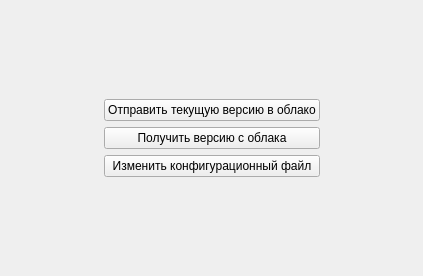
<?xml version="1.0" encoding="UTF-8"?>
<ui version="4.0">
 <class>Menu</class>
 <widget class="QMainWindow" name="Menu">
  <property name="geometry">
   <rect>
    <x>0</x>
    <y>0</y>
    <width>412</width>
    <height>276</height>
   </rect>
  </property>
  <property name="windowTitle">
   <string>MainWindow</string>
  </property>
  <widget class="QWidget" name="centralwidget">
   <layout class="QVBoxLayout" name="verticalLayout">
    <item>
     <widget class="QStackedWidget" name="windows_maker">
      <property name="currentIndex">
       <number>0</number>
      </property>
      <widget class="QWidget" name="pagr_main">
       <layout class="QGridLayout" name="gridLayout">
        <item row="0" column="2">
         <spacer name="horizontalSpacer">
          <property name="orientation">
           <enum>Qt::Horizontal</enum>
          </property>
          <property name="sizeHint" stdset="0">
           <size>
            <width>40</width>
            <height>20</height>
           </size>
          </property>
         </spacer>
        </item>
        <item row="0" column="1">
         <layout class="QVBoxLayout" name="verticalLayout_2">
          <item>
           <spacer name="verticalSpacer_2">
            <property name="orientation">
             <enum>Qt::Vertical</enum>
            </property>
            <property name="sizeHint" stdset="0">
             <size>
              <width>20</width>
              <height>40</height>
             </size>
            </property>
           </spacer>
          </item>
          <item>
           <widget class="QPushButton" name="btn_sync">
            <property name="text">
             <string>Отправить текущую версию в облако</string>
            </property>
           </widget>
          </item>
          <item>
           <widget class="QPushButton" name="btn_change_version">
            <property name="text">
             <string>Получить версию с облака</string>
            </property>
           </widget>
          </item>
          <item>
           <widget class="QPushButton" name="btn_cfg">
            <property name="text">
             <string>Изменить конфигурационный файл</string>
            </property>
           </widget>
          </item>
          <item>
           <spacer name="verticalSpacer">
            <property name="orientation">
             <enum>Qt::Vertical</enum>
            </property>
            <property name="sizeHint" stdset="0">
             <size>
              <width>20</width>
              <height>40</height>
             </size>
            </property>
           </spacer>
          </item>
         </layout>
        </item>
        <item row="0" column="0">
         <spacer name="horizontalSpacer_2">
          <property name="orientation">
           <enum>Qt::Horizontal</enum>
          </property>
          <property name="sizeHint" stdset="0">
           <size>
            <width>40</width>
            <height>20</height>
           </size>
          </property>
         </spacer>
        </item>
       </layout>
      </widget>
      <widget class="QWidget" name="status_window">
       <layout class="QVBoxLayout" name="verticalLayout_4">
        <item>
         <layout class="QVBoxLayout" name="verticalLayout_3">
          <item>
           <spacer name="verticalSpacer_3">
            <property name="orientation">
             <enum>Qt::Vertical</enum>
            </property>
            <property name="sizeHint" stdset="0">
             <size>
              <width>20</width>
              <height>40</height>
             </size>
            </property>
           </spacer>
          </item>
          <item>
           <widget class="QProgressBar" name="loadbar">
            <property name="value">
             <number>24</number>
            </property>
           </widget>
          </item>
          <item>
           <widget class="QFrame" name="frame">
            <property name="enabled">
             <bool>true</bool>
            </property>
            <property name="frameShape">
             <enum>QFrame::NoFrame</enum>
            </property>
            <property name="frameShadow">
             <enum>QFrame::Raised</enum>
            </property>
            <layout class="QHBoxLayout" name="horizontalLayout">
             <item>
              <spacer name="horizontalSpacer_3">
               <property name="orientation">
                <enum>Qt::Horizontal</enum>
               </property>
               <property name="sizeHint" stdset="0">
                <size>
                 <width>40</width>
                 <height>20</height>
                </size>
               </property>
              </spacer>
             </item>
             <item>
              <widget class="QLabel" name="status_line">
               <property name="text">
                <string>Status there</string>
               </property>
              </widget>
             </item>
             <item>
              <spacer name="horizontalSpacer_4">
               <property name="orientation">
                <enum>Qt::Horizontal</enum>
               </property>
               <property name="sizeHint" stdset="0">
                <size>
                 <width>40</width>
                 <height>20</height>
                </size>
               </property>
              </spacer>
             </item>
            </layout>
           </widget>
          </item>
          <item>
           <spacer name="verticalSpacer_5">
            <property name="orientation">
             <enum>Qt::Vertical</enum>
            </property>
            <property name="sizeHint" stdset="0">
             <size>
              <width>20</width>
              <height>40</height>
             </size>
            </property>
           </spacer>
          </item>
         </layout>
        </item>
       </layout>
      </widget>
      <widget class="QWidget" name="page_config">
       <layout class="QVBoxLayout" name="verticalLayout_5">
        <item>
         <spacer name="verticalSpacer_4">
          <property name="orientation">
           <enum>Qt::Vertical</enum>
          </property>
          <property name="sizeHint" stdset="0">
           <size>
            <width>20</width>
            <height>40</height>
           </size>
          </property>
         </spacer>
        </item>
        <item>
         <widget class="QLabel" name="info_local">
          <property name="text">
           <string>&lt;html&gt;&lt;head/&gt;&lt;body&gt;&lt;p&gt;&lt;span style=&quot; font-size:20pt; font-weight:600;&quot;&gt;Путь к локальной папке&lt;/span&gt;&lt;/p&gt;&lt;/body&gt;&lt;/html&gt;</string>
          </property>
         </widget>
        </item>
        <item>
         <widget class="QLineEdit" name="lineEdit_2">
          <property name="text">
           <string>/home/yepiwt/DrivenCloud</string>
          </property>
         </widget>
        </item>
        <item>
         <widget class="QLabel" name="info_token">
          <property name="text">
           <string>&lt;html&gt;&lt;head/&gt;&lt;body&gt;&lt;p&gt;&lt;span style=&quot; font-size:20pt; font-weight:600;&quot;&gt;Токен вк-апи&lt;/span&gt;&lt;/p&gt;&lt;/body&gt;&lt;/html&gt;</string>
          </property>
         </widget>
        </item>
        <item>
         <widget class="QLineEdit" name="lineEdit">
          <property name="text">
           <string>aklfjoewoirh2r234ksf</string>
          </property>
         </widget>
        </item>
        <item>
         <widget class="QFrame" name="frame_2">
          <property name="frameShape">
           <enum>QFrame::NoFrame</enum>
          </property>
          <property name="frameShadow">
           <enum>QFrame::Raised</enum>
          </property>
          <layout class="QHBoxLayout" name="horizontalLayout_2">
           <item>
            <widget class="QLabel" name="info_chat">
             <property name="text">
              <string>&lt;html&gt;&lt;head/&gt;&lt;body&gt;&lt;p align=&quot;justify&quot;&gt;&lt;span style=&quot; font-size:20pt; font-weight:600;&quot;&gt;Чат для синхронизации&lt;/span&gt;&lt;/p&gt;&lt;/body&gt;&lt;/html&gt;</string>
             </property>
            </widget>
           </item>
           <item>
            <widget class="QComboBox" name="comboBox_2">
             <item>
              <property name="text">
               <string>14</string>
              </property>
             </item>
            </widget>
           </item>
           <item>
            <spacer name="horizontalSpacer_5">
             <property name="orientation">
              <enum>Qt::Horizontal</enum>
             </property>
             <property name="sizeHint" stdset="0">
              <size>
               <width>40</width>
               <height>20</height>
              </size>
             </property>
            </spacer>
           </item>
          </layout>
         </widget>
        </item>
        <item>
         <spacer name="verticalSpacer_6">
          <property name="orientation">
           <enum>Qt::Vertical</enum>
          </property>
          <property name="sizeHint" stdset="0">
           <size>
            <width>20</width>
            <height>40</height>
           </size>
          </property>
         </spacer>
        </item>
        <item>
         <widget class="QDialogButtonBox" name="btn_dialog">
          <property name="standardButtons">
           <set>QDialogButtonBox::Cancel|QDialogButtonBox::Save</set>
          </property>
          <property name="centerButtons">
           <bool>true</bool>
          </property>
         </widget>
        </item>
       </layout>
      </widget>
      <widget class="QWidget" name="page_2">
       <layout class="QGridLayout" name="gridLayout_2">
        <item row="4" column="1">
         <spacer name="verticalSpacer_8">
          <property name="orientation">
           <enum>Qt::Vertical</enum>
          </property>
          <property name="sizeHint" stdset="0">
           <size>
            <width>20</width>
            <height>40</height>
           </size>
          </property>
         </spacer>
        </item>
        <item row="0" column="1">
         <spacer name="verticalSpacer_7">
          <property name="orientation">
           <enum>Qt::Vertical</enum>
          </property>
          <property name="sizeHint" stdset="0">
           <size>
            <width>20</width>
            <height>40</height>
           </size>
          </property>
         </spacer>
        </item>
        <item row="1" column="1">
         <layout class="QHBoxLayout" name="horizontalLayout_3">
          <item>
           <widget class="QLabel" name="label">
            <property name="text">
             <string>&lt;html&gt;&lt;head/&gt;&lt;body&gt;&lt;p&gt;&lt;span style=&quot; font-size:20pt; font-weight:600;&quot;&gt;Версия&lt;/span&gt;&lt;/p&gt;&lt;/body&gt;&lt;/html&gt;</string>
            </property>
           </widget>
          </item>
          <item>
           <widget class="QComboBox" name="comboBox"/>
          </item>
         </layout>
        </item>
        <item row="1" column="0">
         <spacer name="horizontalSpacer_6">
          <property name="orientation">
           <enum>Qt::Horizontal</enum>
          </property>
          <property name="sizeHint" stdset="0">
           <size>
            <width>40</width>
            <height>20</height>
           </size>
          </property>
         </spacer>
        </item>
        <item row="1" column="2">
         <spacer name="horizontalSpacer_8">
          <property name="orientation">
           <enum>Qt::Horizontal</enum>
          </property>
          <property name="sizeHint" stdset="0">
           <size>
            <width>40</width>
            <height>20</height>
           </size>
          </property>
         </spacer>
        </item>
        <item row="5" column="1">
         <widget class="QDialogButtonBox" name="buttonBox">
          <property name="orientation">
           <enum>Qt::Horizontal</enum>
          </property>
          <property name="standardButtons">
           <set>QDialogButtonBox::Apply|QDialogButtonBox::No</set>
          </property>
          <property name="centerButtons">
           <bool>true</bool>
          </property>
         </widget>
        </item>
       </layout>
      </widget>
     </widget>
    </item>
   </layout>
  </widget>
 </widget>
 <resources/>
 <connections/>
</ui>
